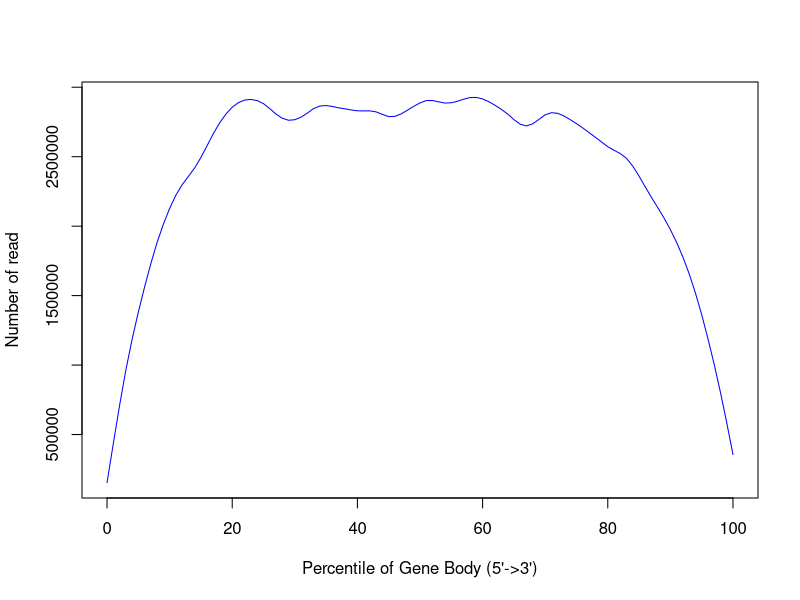

Recreate this plot in R.
png('/rds/user/is460/hpc-work/muscle-rnaseq/ezbamqc/output/figs/srpk3_wt_ttnb_wt_7.geneBodyCoverage.png',width=500,height=500,units='px')
x=c(0,1,2,3,4,5,6,7,8,9,10,11,12,13,14,15,16,17,18,19,20,21,22,23,24,25,26,27,28,29,30,31,32,33,34,35,36,37,38,39,40,41,42,43,44,45,46,47,48,49,50,51,52,53,54,55,56,57,58,59,60,61,62,63,64,65,66,67,68,69,70,71,72,73,74,75,76,77,78,79,80,81,82,83,84,85,86,87,88,89,90,91,92,93,94,95,96,97,98,99,100)
y=c(148309,414523,711130,998424,1193555,1364839,1539965,1745118,1892405,2012268,2105912,2246039,2334333,2329146,2388895,2510226,2556993,2683811,2761660,2789302,2868349,2891286,2896297,2928847,2887612,2901414,2857662,2796563,2760998,2758926,2766099,2782783,2789298,2873854,2880640,2877346,2842640,2841140,2864717,2832034,2816091,2822376,2838161,2854123,2807471,2760143,2771421,2820429,2841296,2854938,2880620,2923948,2930709,2874288,2873028,2885557,2887048,2927457,2926658,2935885,2916953,2896031,2859817,2842367,2819499,2795618,2702299,2695273,2734841,2757917,2824862,2842385,2808606,2785907,2757878,2744731,2707495,2666073,2646609,2616151,2564447,2503996,2544384,2516418,2436480,2348953,2283104,2184162,2131864,2069693,1972596,1880276,1779084,1658786,1526178,1364950,1180406,1003975,816414,598277,336458)
smoothsp = smooth.spline(x,y,spar=0.35)
plot(smoothsp,type="l",col="blue",xlab="Percentile of Gene Body (5'->3')",ylab="Number of read",xlim=c(0,100))
dev.state = dev.off()
